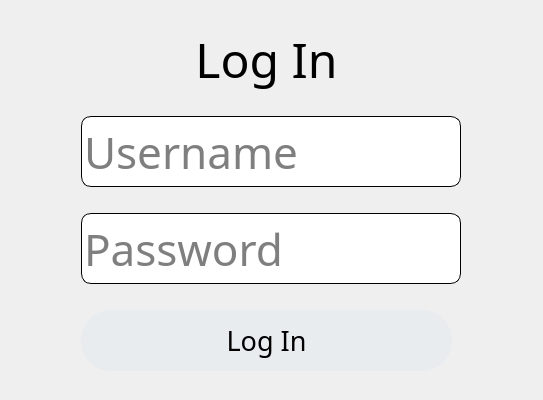
<?xml version="1.0" encoding="UTF-8"?>
<ui version="4.0">
 <class>Screwdriver_LogIn_Form</class>
 <widget class="QWidget" name="Screwdriver_LogIn_Form">
  <property name="geometry">
   <rect>
    <x>0</x>
    <y>0</y>
    <width>543</width>
    <height>400</height>
   </rect>
  </property>
  <property name="sizePolicy">
   <sizepolicy hsizetype="Fixed" vsizetype="Fixed">
    <horstretch>0</horstretch>
    <verstretch>0</verstretch>
   </sizepolicy>
  </property>
  <property name="minimumSize">
   <size>
    <width>543</width>
    <height>400</height>
   </size>
  </property>
  <property name="maximumSize">
   <size>
    <width>543</width>
    <height>400</height>
   </size>
  </property>
  <property name="windowTitle">
   <string>Engineer Mode Log In</string>
  </property>
  <property name="windowIcon">
   <iconset>
    <normaloff>UI_Logo/Lancer Small Logo.png</normaloff>UI_Logo/Lancer Small Logo.png</iconset>
  </property>
  <property name="styleSheet">
   <string notr="true">background: 'white';</string>
  </property>
  <widget class="QLabel" name="label_LogIn">
   <property name="geometry">
    <rect>
     <x>81</x>
     <y>29</y>
     <width>371</width>
     <height>61</height>
    </rect>
   </property>
   <property name="sizePolicy">
    <sizepolicy hsizetype="Fixed" vsizetype="Fixed">
     <horstretch>0</horstretch>
     <verstretch>0</verstretch>
    </sizepolicy>
   </property>
   <property name="minimumSize">
    <size>
     <width>371</width>
     <height>61</height>
    </size>
   </property>
   <property name="font">
    <font>
     <family>微軟正黑體</family>
     <pointsize>36</pointsize>
    </font>
   </property>
   <property name="frameShadow">
    <enum>QFrame::Plain</enum>
   </property>
   <property name="text">
    <string>Log In</string>
   </property>
   <property name="alignment">
    <set>Qt::AlignCenter</set>
   </property>
  </widget>
  <widget class="QLineEdit" name="lineEdit_username">
   <property name="geometry">
    <rect>
     <x>81</x>
     <y>116</y>
     <width>380</width>
     <height>71</height>
    </rect>
   </property>
   <property name="sizePolicy">
    <sizepolicy hsizetype="Fixed" vsizetype="Fixed">
     <horstretch>0</horstretch>
     <verstretch>0</verstretch>
    </sizepolicy>
   </property>
   <property name="minimumSize">
    <size>
     <width>301</width>
     <height>71</height>
    </size>
   </property>
   <property name="font">
    <font>
     <family>微軟正黑體</family>
     <pointsize>33</pointsize>
    </font>
   </property>
   <property name="styleSheet">
    <string notr="true">QLineEdit {
		border:1px solid #000;
		border-radius: 10px;
    }
QLineEdit:focus {
        
        background:#e8ecef;
    }</string>
   </property>
   <property name="inputMask">
    <string notr="true"/>
   </property>
   <property name="frame">
    <bool>true</bool>
   </property>
   <property name="echoMode">
    <enum>QLineEdit::Normal</enum>
   </property>
   <property name="placeholderText">
    <string>Username</string>
   </property>
   <property name="clearButtonEnabled">
    <bool>false</bool>
   </property>
  </widget>
  <widget class="QLineEdit" name="lineEdit_password">
   <property name="geometry">
    <rect>
     <x>81</x>
     <y>213</y>
     <width>380</width>
     <height>71</height>
    </rect>
   </property>
   <property name="sizePolicy">
    <sizepolicy hsizetype="Fixed" vsizetype="Fixed">
     <horstretch>0</horstretch>
     <verstretch>0</verstretch>
    </sizepolicy>
   </property>
   <property name="minimumSize">
    <size>
     <width>301</width>
     <height>71</height>
    </size>
   </property>
   <property name="font">
    <font>
     <family>微軟正黑體</family>
     <pointsize>33</pointsize>
    </font>
   </property>
   <property name="styleSheet">
    <string notr="true">QLineEdit {
		border:1px solid #000;
		border-radius: 10px;
    }
QLineEdit:focus {
        
        background:#e8ecef;
    }</string>
   </property>
   <property name="inputMask">
    <string notr="true"/>
   </property>
   <property name="frame">
    <bool>true</bool>
   </property>
   <property name="echoMode">
    <enum>QLineEdit::Password</enum>
   </property>
   <property name="placeholderText">
    <string>Password</string>
   </property>
  </widget>
  <widget class="QPushButton" name="pushButton_login">
   <property name="geometry">
    <rect>
     <x>81</x>
     <y>310</y>
     <width>371</width>
     <height>61</height>
    </rect>
   </property>
   <property name="sizePolicy">
    <sizepolicy hsizetype="Fixed" vsizetype="Fixed">
     <horstretch>0</horstretch>
     <verstretch>0</verstretch>
    </sizepolicy>
   </property>
   <property name="minimumSize">
    <size>
     <width>371</width>
     <height>61</height>
    </size>
   </property>
   <property name="font">
    <font>
     <family>微軟正黑體</family>
     <pointsize>20</pointsize>
    </font>
   </property>
   <property name="styleSheet">
    <string notr="true">QPushButton {
    background-color: #e8ecef;
    border-radius: 20px;
    padding: 5px;
    color: black;
}

QPushButton:hover {
    background-color: #95949a;
}

QPushButton:pressed, QPushButton:checked {
    border: 1px solid #e8ecef;
}

#pushButton_login {
    border-radius: 30px;
}</string>
   </property>
   <property name="text">
    <string>Log In</string>
   </property>
  </widget>
 </widget>
 <resources/>
 <connections/>
</ui>
